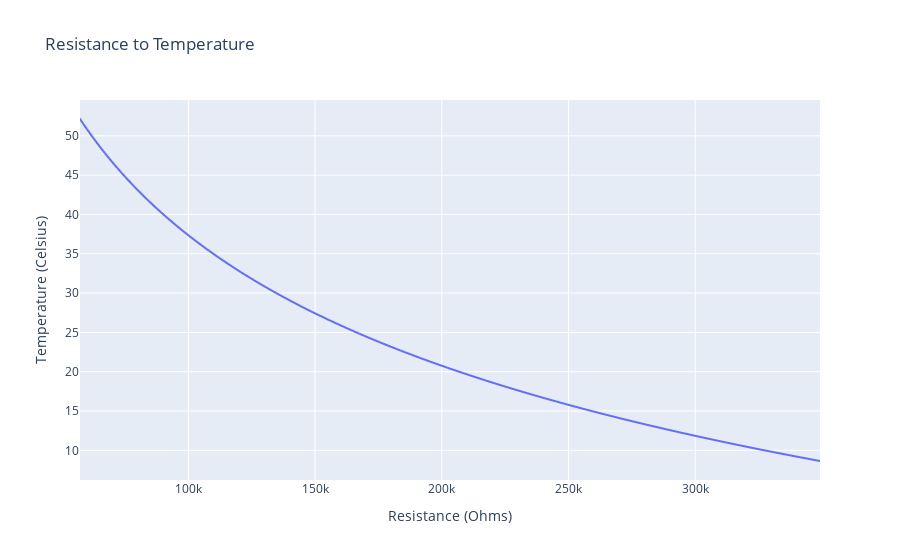

Notebook code for this chart:
### Code cell
import plotly.express as px
import matplotlib.pyplot as plt

# df['Distance (millimeters)'] = -df['Distance (millimeters)']
# df['Force (newtons))'] = -df['Force (newtons)']
fig = px.line(
    df,
    x="Resistance (Ohms)",
    y="Temperature (Celsius)",
    title=f"Resistance to Temperature",
)

# experiments_df = pd.DataFrame({
#     "Resistance (Ohms)": [169553.91515003215, 165522.71503887142],
#     "Temperature (Celsius)": [25.080002, 26.065116999999997],
#     "color": ['Red', 'Red']
# })

# scatter_trace = px.scatter(
#     experiments_df,
#     x="Resistance (Ohms)",
#     y="Temperature (Celsius)",
#     color='color',
# )

# Add the scatter trace to the existing figure
# fig.add_trace(scatter_trace)
fig.show()

### Figure 1 — Plotly figure (JSON) as saved in the notebook; plotly's stock layout.template omitted (floating-point values rounded to 4 significant figures; data arrays with more than 128 entries replaced by an {"elided": "..."} marker saying what was removed)
{"data": [{"hovertemplate": "Resistance (Ohms)=%{x}<br>Temperature (Celsius)=%{y}<extra></extra>", "legendgroup": "", "line": {"color": "#636efa", "dash": "solid"}, "marker": {"symbol": "circle"}, "mode": "lines", "name": "", "showlegend": false, "type": "scattergl", "x": {"elided": "2000 float values"}, "xaxis": "x", "y": {"elided": "2000 float values"}, "yaxis": "y"}], "layout": {"legend": {"tracegroupgap": 0}, "title": {"text": "Resistance to Temperature"}, "xaxis": {"anchor": "y", "domain": [0, 1], "title": {"text": "Resistance (Ohms)"}}, "yaxis": {"anchor": "x", "domain": [0, 1], "title": {"text": "Temperature (Celsius)"}}}}
